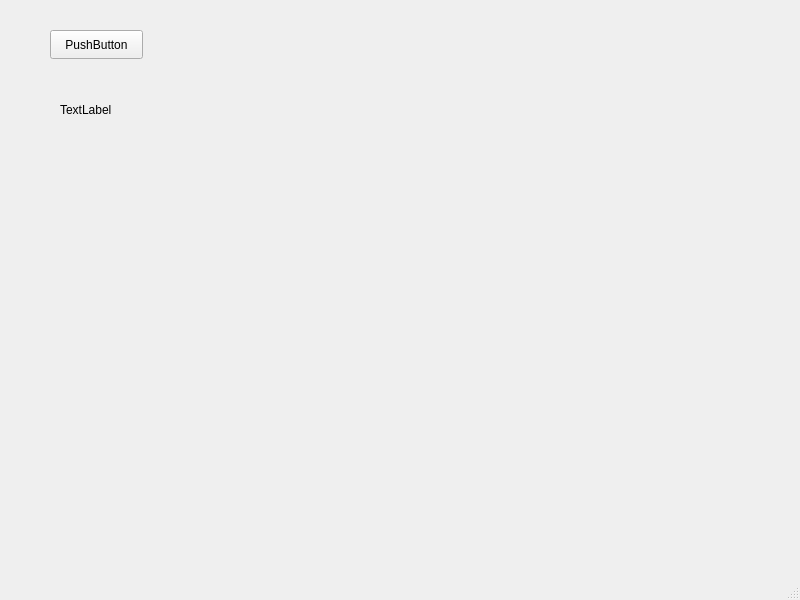
<?xml version="1.0" encoding="UTF-8"?>
<ui version="4.0">
 <class>MainWindow</class>
 <widget class="QMainWindow" name="MainWindow">
  <property name="geometry">
   <rect>
    <x>0</x>
    <y>0</y>
    <width>800</width>
    <height>600</height>
   </rect>
  </property>
  <property name="windowTitle">
   <string>MainWindow</string>
  </property>
  <widget class="QWidget" name="centralwidget">
   <widget class="QPushButton" name="pushButton">
    <property name="geometry">
     <rect>
      <x>50</x>
      <y>30</y>
      <width>93</width>
      <height>29</height>
     </rect>
    </property>
    <property name="text">
     <string>PushButton</string>
    </property>
   </widget>
   <widget class="QLabel" name="label">
    <property name="geometry">
     <rect>
      <x>60</x>
      <y>100</y>
      <width>63</width>
      <height>20</height>
     </rect>
    </property>
    <property name="text">
     <string>TextLabel</string>
    </property>
   </widget>
  </widget>
  <widget class="QMenuBar" name="menubar">
   <property name="geometry">
    <rect>
     <x>0</x>
     <y>0</y>
     <width>800</width>
     <height>26</height>
    </rect>
   </property>
  </widget>
  <widget class="QStatusBar" name="statusbar"/>
 </widget>
 <resources/>
 <connections/>
</ui>
